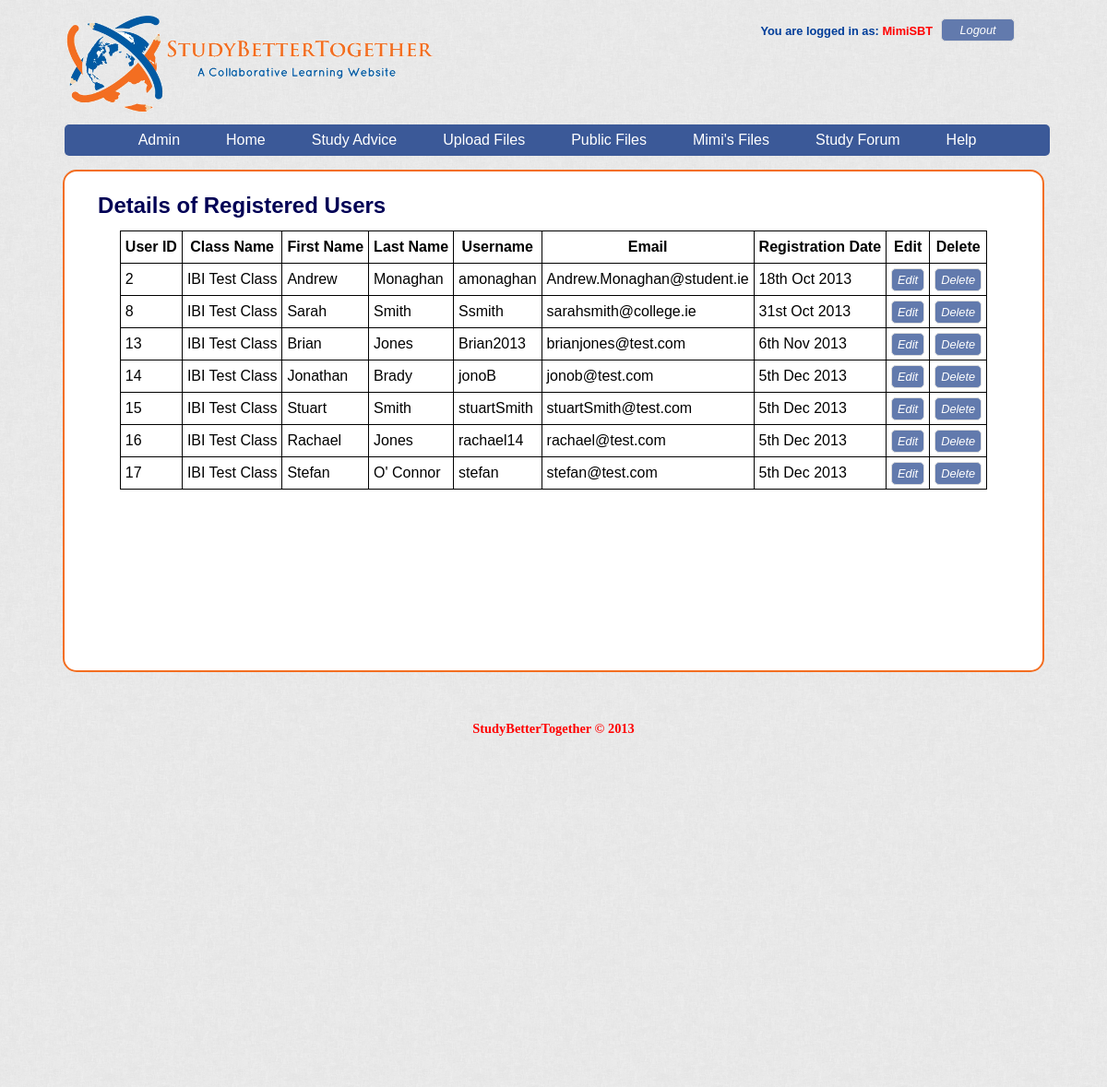
/admin.php (signed in), run on the app's committed database.
### tables this page shows
CREATE TABLE IF NOT EXISTS `users` (
  `user_id` int(11) NOT NULL AUTO_INCREMENT,
  `class_id` int(11) NOT NULL,
  `first_name` varchar(255) NOT NULL,
  `last_name` varchar(255) NOT NULL,
  `username` varchar(255) NOT NULL,
  `email` varchar(255) NOT NULL,
  `account_type` varchar(8) NOT NULL DEFAULT 'Student',
  `password` varchar(100) NOT NULL,
  `register_date` timestamp NOT NULL DEFAULT CURRENT_TIMESTAMP,
  PRIMARY KEY (`user_id`),
  UNIQUE KEY `email` (`email`),
  UNIQUE KEY `username` (`username`)
);

CREATE TABLE IF NOT EXISTS `classes` (
  `class_id` int(11) NOT NULL AUTO_INCREMENT,
  `class_name` varchar(255) NOT NULL,
  `class_code` varchar(15) NOT NULL,
  `register_code` varchar(100) NOT NULL,
  PRIMARY KEY (`class_id`),
  UNIQUE KEY `class_name` (`class_name`)
);

### includes/db/sql_functions.php (called while the page is built, shortened)
<?php
function newQuery($db_con, $query){
	$result = mysqli_query($db_con, $query);
	return $result;
}

### admin.php (the view, shortened to what this page needs)
<?php
require_once 'includes/html_template/header.php';
?>
<h2 class = "mainPageHeading">Details of Registered Users</h2>
<div class = "userdetails">
				<table>
					<tr>
						<th>User ID</th>
						<th>Class Name</th>
						<th>First Name</th>
						<th>Last Name</th>
						<th>Username</th>
						<th>Email</th>
						<th>Registration Date</th>
						<th>Edit</th>
						<th>Delete</th>
					</tr>
					<?php
					$userdetails =newQuery($db_con, "SELECT user_id, class_name, first_name, last_name, username, email, DATE_FORMAT(DATE(register_date),'%D %b %Y') AS new_date FROM users INNER JOIN classes ON classes.class_id = users.class_id WHERE account_type = 'Student'");
					while ( $row = mysqli_fetch_array ( $userdetails ) ) {
						echo "<tr><td>" . htmlentities ( $row ["user_id"] ) . "</td>";
						echo "<td>" . htmlentities ( $row ["class_name"] ) . "</td>";
						echo "<td>" . htmlentities ( $row ["first_name"] ) . "</td>";
						echo "<td>" . htmlentities ( $row ["last_name"] ) . "</td>";
						echo "<td>" . htmlentities ( $row ["username"] ) . "</td>";
						echo "<td>" . htmlentities ( $row ["email"] ) . "</td>";
						echo "<td>" . htmlentities ( $row ["new_date"] ) . "</td>";
						echo "<td><form><input type = 'submit' name ='editUser'  value = 'Edit'/></form></td>";
						echo "<td><form><input type = 'submit' name ='deleteUser'  value = 'Delete' onClick=\"return confirm('Are you sure you want to Delete this user? This cannot be undone!');\"/></form></td></tr>\n";
					}
					?>
				</table>
				</div>
<?php require_once 'includes/html_template/footer.php';?>

### css/style.css (style rules this page uses)
h2 { font-size:1.5em; font-weight: bold; padding: .4em; }
body { height: 100%; font-family: 'Trebuchet MS', Trebuchet, 'Lucida Sans Unicode', 'Lucida Grande', 'Lucida Sans', Arial, sans-serif; line-height:1.45; text-align:justify; background-image: url("../img/background.png"); }
table tr, table td { border: solid black 1px; padding: 5px; }
table th { border: solid black 1px; font-size: 1em; text-align: center; padding: 5px; }
table { margin: 0 auto; }
form input[type = "submit"], a button { background: #627AAD; color: #FFFFFF; font-size: 0.8em; font-style:italic; border: 1px solid #ddd; -moz-border-radius: 5px; -webkit-border-radius: 5px; -o-border-radius: 5px; border-radius: 5px; height: 25px; margin-bottom: -1px; vertical-align: bottom; }
.mainPageHeading { color: #000055; }

### data on the page
users: user_id "2", class.class_name "IBI Test Class", first_name "Andrew", last_name "Monaghan", username "amonaghan", email "Andrew.Monaghan@student.ie", new_date "18th Oct 2013"
users: user_id "8", class.class_name "IBI Test Class", first_name "Sarah", last_name "Smith", username "Ssmith", email "sarahsmith@college.ie", new_date "31st Oct 2013"
users: user_id "13", class.class_name "IBI Test Class", first_name "Brian", last_name "Jones", username "Brian2013", email "brianjones@test.com", new_date "6th Nov 2013"
users: user_id "14", class.class_name "IBI Test Class", first_name "Jonathan", last_name "Brady", username "jonoB", email "jonob@test.com", new_date "5th Dec 2013"
users: user_id "15", class.class_name "IBI Test Class", first_name "Stuart", last_name "Smith", username "stuartSmith", email "stuartSmith@test.com", new_date "5th Dec 2013"
users: user_id "16", class.class_name "IBI Test Class", first_name "Rachael", last_name "Jones", username "rachael14", email "rachael@test.com", new_date "5th Dec 2013"
users: user_id "17", class.class_name "IBI Test Class", first_name "Stefan", last_name "O' Connor", username "stefan", email "stefan@test.com", new_date "5th Dec 2013"

### other printed values
$username "MimiSBT"
$firstname "Mimi"
